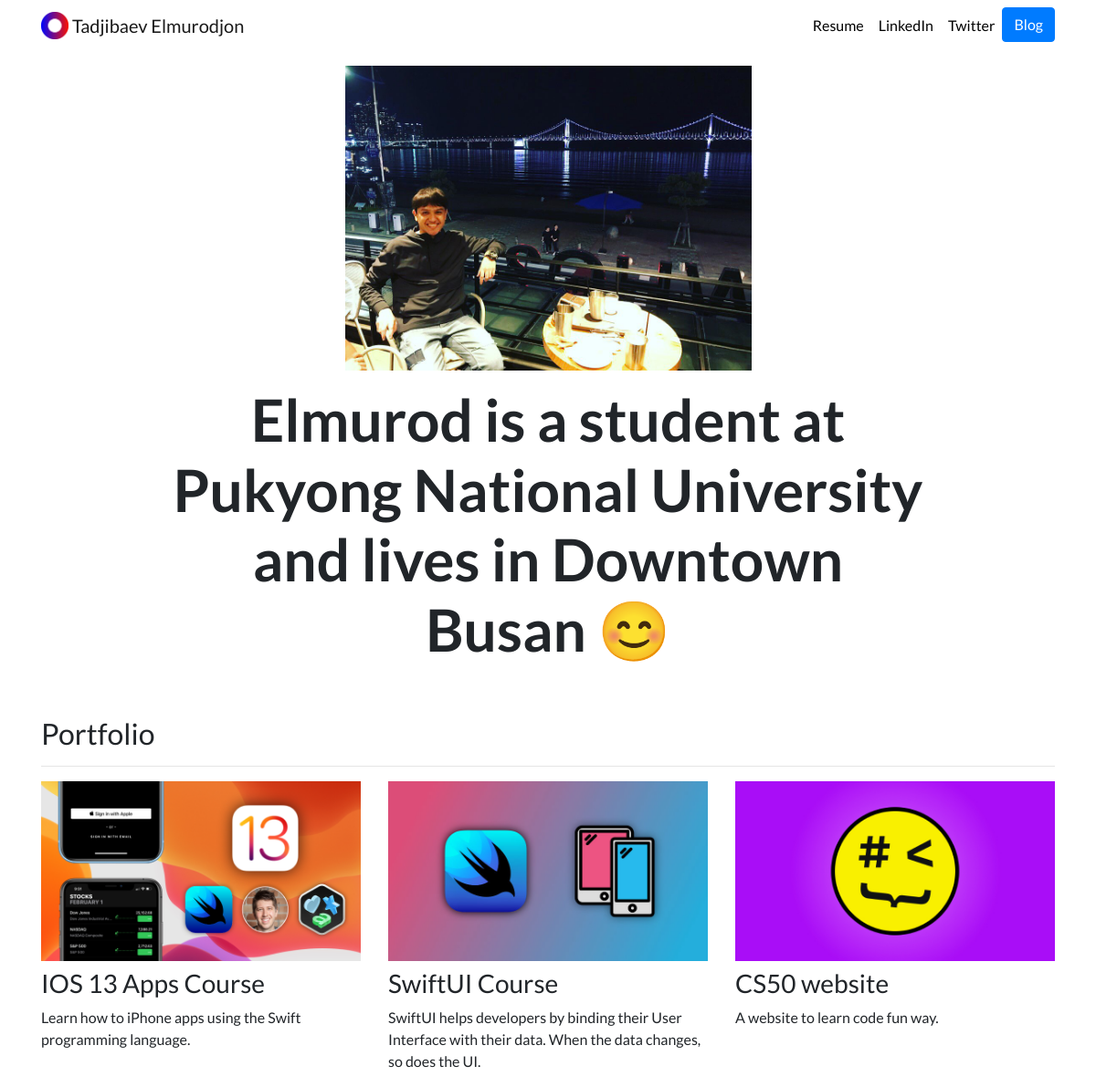
The page / on the database its author committed.
### portfolio/models.py (models this page shows, shortened)
class Project(models.Model):
    title = models.CharField(max_length=100)
    description = models.CharField(max_length=250)
    image = models.ImageField(upload_to='portfolio/images/')
    url = models.URLField(blank=True)

### portfolio/views.py (the view)
# urls.py: 2. Add a URL to urlpatterns:  path('', views.home, name='home')
def home(request):
    projects = Project.objects.all()
    return render(request, 'portfolio/home.html', {
        'projects': projects
    })

### portfolio/templates/portfolio/home.html
{% extends "portfolio/base.html" %}
{% load static %}
{% block content %}
<div class="row justify-content-center my-3">
  <div class="col-5">
    <img src="{% static 'portfolio/myphoto.jpg' %}" class="img-fluid">
  </div>
</div>
<div class="row justify-content-center mb-3">
  <div class="col-md-9 text-center">
    <h1 id="hometext" class="font-weight-bold">Elmurod is a student at Pukyong National University and lives in Downtown Busan 😊</h1>
  </div>
</div>
<h2 class="mt-5">Portfolio</h2>
<hr>
<div class="row">
  {% for project in projects %}
  <div class="col-lg-4 col-md-6">
    {% if project.url %}
    <a href="{{ project.url }}">
      <img src="{{ project.image.url }}" class="img-fluid mb-2">
    </a>
    {% else %}
    <img src="{{ project.image.url }}" class="img-fluid mb-2">
    {% endif %}
    <h3>{{ project.title }}</h3>
    <p>{{ project.description }}</p>
  </div>
  {% endfor %}
</div>
{% endblock %}

### portfolio/templates/portfolio/base.html (shortened to what this page needs)
{% load static %}
<!doctype html>
<html lang="en">
<head>
  <link rel="stylesheet" href="https://stackpath.bootstrapcdn.com/bootstrap/4.4.1/css/bootstrap.min.css">
  <link rel="stylesheet" href="{% static "portfolio/custom.css" %}">
</head>
<body>
  <nav id="topNav" class="navbar navbar-expand-md navbar-light">
    <div class="container">
      <a class="navbar-brand" href="{% url 'home' %}">
        <img src="{% static "portfolio/Logo.png" %}" width="30" height="30" class="d-inline-block align-top" alt="Nick's Logo">
        <span>Tadjibaev Elmurodjon</span>
      </a>
      <div class="collapse navbar-collapse text-center" id="navbarNav">
        <ul class="navbar-nav ml-auto">
          <li class="nav-item">
            <a class="nav-link" href="{% static "portfolio/resume.pdf" %}">Resume</a>
          </li>
          <li class="nav-item">
            <a class="nav-link" href="https://www.linkedin.com/" target="_blank">LinkedIn</a>
          </li>
          <li class="nav-item">
            <a class="nav-link" href="https://twitter.com/" target="_blank">Twitter</a>
          </li>
          <li>
            <a role="button" href="{% url 'blog:all_blogs' %}" class="btn btn-primary">Blog</a>
          </li>
        </ul>
      </div>
    </div>
  </nav>
  <div class="container">
    {% block content %}{% endblock %}
  </div>
</body>
</html>

### portfolio/static/portfolio/custom.css (style rules this page uses)
.navbar-nav .nav-link { color: rgba(0,0,0,1) !important; }
body { font-family: 'Lato', sans-serif; }
@media (min-width: 992px) { #hometext { font-size: 4rem; } }

### rows shown on the page
Project: image (picture), title "IOS 13 Apps Course", description "Learn how to iPhone apps using the Swift programming language."
Project: image (picture), title "SwiftUI Course", description "SwiftUI helps developers by binding their User Interface with their data. When the data changes, so does the UI."
Project: image (picture), title "CS50 website", description "A website to learn code fun way."
